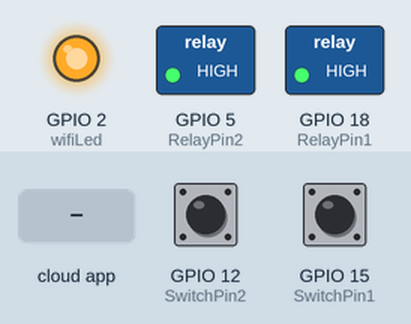
This sketch was run on a simulated ESP32. Parts: switched loads named in the sketch (green lamp = pin HIGH), output pins drawn as LEDs (lit = HIGH). The test bench sets the inputs (shaded band); at power-on: GPIO 12 (SwitchPin2) HIGH, GPIO 15 (SwitchPin1) HIGH. WiFi joins after 1.5 s; servers stay silent unless stated; what the sketch prints to the serial monitor is not drawn.

Above: at 2.7 s.
2.8 s: the phone or cloud app sets 65aa4535ccc93539a1272000 to 1
At 3.2 s:
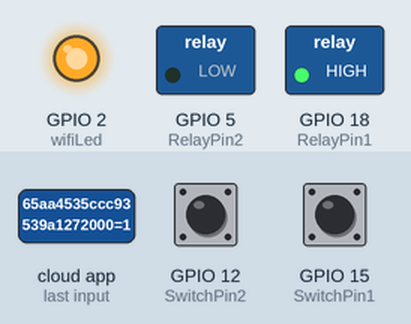
4.3 s: the phone or cloud app sets 66604fde5d818a66fab4c757 to 1
At 5.5 s:
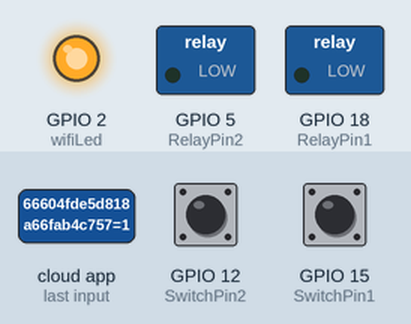
5.8 s: the phone or cloud app sets 65aa4535ccc93539a1272000 to 0
At 6.7 s:
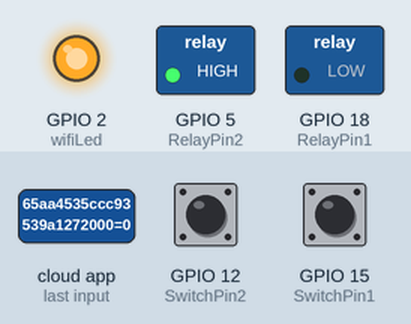
7.3 s: the phone or cloud app sets 66604fde5d818a66fab4c757 to 0
At 7.8 s:
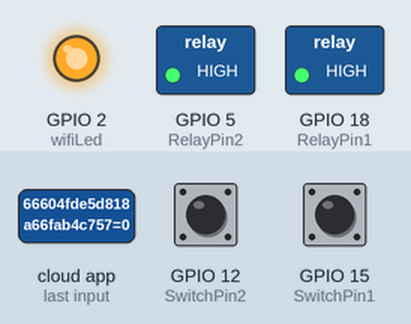
8.8 s: GPIO 12 (SwitchPin2) pulled LOW for 3.2 s
At 10.2 s:
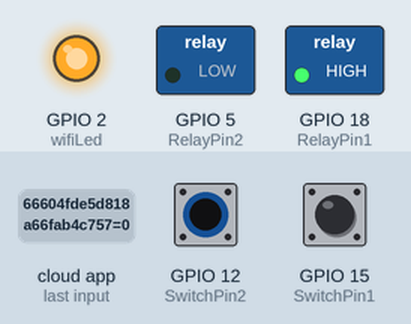
13.5 s: GPIO 15 (SwitchPin1) pulled LOW for 3.2 s
At 14.9 s:
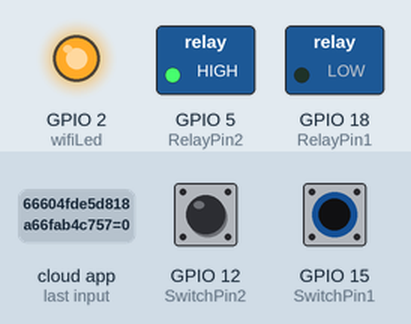
Timing chart, 0 to 18.2 s (numbered marks = the images above; inputs shaded):
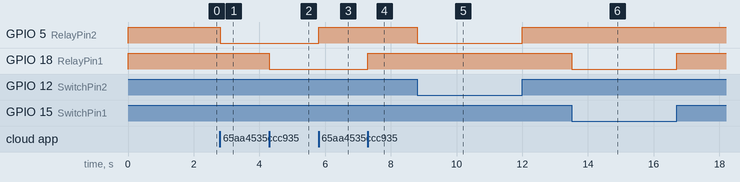

The sketch:

IoT_based_Virtual_Assistant_Based_Home_Automation.ino
```cpp
#ifdef ENABLE_DEBUG
       #define DEBUG_ESP_PORT Serial
       #define NODEBUG_WEBSOCKETS
       #define NDEBUG
#endif

#include <Arduino.h>
#include <WiFi.h>
#include "SinricPro.h"
#include "SinricProSwitch.h"

#include <map>

#define WIFI_SSID         "Gojju"
#define WIFI_PASS         "123456789"
#define APP_KEY           "94e3a387-08b4-40de-aaa5-377351dfecc8"      // Should look like "de0bxxxx-1x3x-4x3x-ax2x-5dabxxxxxxxx"
#define APP_SECRET        "b4806d08-2f66-483f-814d-081d08d66ed0-2e341a5d-e18c-4d63-a671-9540d1011e46"   // Should look like "5f36xxxx-x3x7-4x3x-xexe-e86724a9xxxx-4c4axxxx-3x3x-x5xe-x9x3-333d65xxxxxx"

//Enter the device IDs here
#define device_ID_1   "66604fde5d818a66fab4c757"
#define device_ID_2   "65aa4535ccc93539a1272000"

// define the GPIO connected with Relays and switches
#define RelayPin1 18  //D23
#define RelayPin2 5  //D22

#define SwitchPin1 15  //D13
#define SwitchPin2 12  //D12

#define wifiLed   2   //D2

// comment the following line if you use a toggle switches instead of tactile buttons
//#define TACTILE_BUTTON 1

#define BAUD_RATE   9600

#define DEBOUNCE_TIME 250

typedef struct {      // struct for the std::map below
  int relayPIN;
  int flipSwitchPIN;
} deviceConfig_t;


// this is the main configuration
// please put in your deviceId, the PIN for Relay and PIN for flipSwitch
// this can be up to N devices...depending on how much pin's available on your device ;)
// right now we have 4 devicesIds going to 4 relays and 4 flip switches to switch the relay manually
std::map<String, deviceConfig_t> devices = {
    //{deviceId, {relayPIN,  flipSwitchPIN}}
    {device_ID_1, {  RelayPin1, SwitchPin1 }},
    {device_ID_2, {  RelayPin2, SwitchPin2 }}
};

typedef struct {      // struct for the std::map below
  String deviceId;
  bool lastFlipSwitchState;
  unsigned long lastFlipSwitchChange;
} flipSwitchConfig_t;

std::map<int, flipSwitchConfig_t> flipSwitches;    // this map is used to map flipSwitch PINs to deviceId and handling debounce and last flipSwitch state checks
                                                  // it will be setup in "setupFlipSwitches" function, using informations from devices map

void setupRelays() {
  for (auto &device : devices) {           // for each device (relay, flipSwitch combination)
    int relayPIN = device.second.relayPIN; // get the relay pin
    pinMode(relayPIN, OUTPUT);             // set relay pin to OUTPUT
    digitalWrite(relayPIN, HIGH);
  }
}

void setupFlipSwitches() {
  for (auto &device : devices)  {                     // for each device (relay / flipSwitch combination)
    flipSwitchConfig_t flipSwitchConfig;              // create a new flipSwitch configuration

    flipSwitchConfig.deviceId = device.first;         // set the deviceId
    flipSwitchConfig.lastFlipSwitchChange = 0;        // set debounce time
    flipSwitchConfig.lastFlipSwitchState = true;     // set lastFlipSwitchState to false (LOW)--

    int flipSwitchPIN = device.second.flipSwitchPIN;  // get the flipSwitchPIN

    flipSwitches[flipSwitchPIN] = flipSwitchConfig;   // save the flipSwitch config to flipSwitches map
    pinMode(flipSwitchPIN, INPUT_PULLUP);                   // set the flipSwitch pin to INPUT
  }
}

bool onPowerState(String deviceId, bool &state)
{
  Serial.printf("%s: %s\r\n", deviceId.c_str(), state ? "on" : "off");
  int relayPIN = devices[deviceId].relayPIN; // get the relay pin for corresponding device
  digitalWrite(relayPIN, !state);             // set the new relay state
  return true;
}

void handleFlipSwitches() {
  unsigned long actualMillis = millis();                                          // get actual millis
  for (auto &flipSwitch : flipSwitches) {                                         // for each flipSwitch in flipSwitches map
    unsigned long lastFlipSwitchChange = flipSwitch.second.lastFlipSwitchChange;  // get the timestamp when flipSwitch was pressed last time (used to debounce / limit events)

    if (actualMillis - lastFlipSwitchChange > DEBOUNCE_TIME) {                    // if time is > debounce time...

      int flipSwitchPIN = flipSwitch.first;                                       // get the flipSwitch pin from configuration
      bool lastFlipSwitchState = flipSwitch.second.lastFlipSwitchState;           // get the lastFlipSwitchState
      bool flipSwitchState = digitalRead(flipSwitchPIN);                          // read the current flipSwitch state
      if (flipSwitchState != lastFlipSwitchState) {                               // if the flipSwitchState has changed...
#ifdef TACTILE_BUTTON
        if (flipSwitchState) {                                                    // if the tactile button is pressed
#endif
          flipSwitch.second.lastFlipSwitchChange = actualMillis;                  // update lastFlipSwitchChange time
          String deviceId = flipSwitch.second.deviceId;                           // get the deviceId from config
          int relayPIN = devices[deviceId].relayPIN;                              // get the relayPIN from config
          bool newRelayState = !digitalRead(relayPIN);                            // set the new relay State
          digitalWrite(relayPIN, newRelayState);                                  // set the trelay to the new state

          SinricProSwitch &mySwitch = SinricPro[deviceId];                        // get Switch device from SinricPro
          mySwitch.sendPowerStateEvent(!newRelayState);                            // send the event
#ifdef TACTILE_BUTTON
        }
#endif
        flipSwitch.second.lastFlipSwitchState = flipSwitchState;                  // update lastFlipSwitchState
      }
    }
  }
}

void setupWiFi()
{
  Serial.printf("\r\n[Wifi]: Connecting");
  WiFi.begin(WIFI_SSID, WIFI_PASS);

  while (WiFi.status() != WL_CONNECTED)
  {
    Serial.printf(".");
    delay(250);
  }
  digitalWrite(wifiLed, HIGH);
  Serial.printf("connected!\r\n[WiFi]: IP-Address is %s\r\n", WiFi.localIP().toString().c_str());
}

void setupSinricPro()
{
  for (auto &device : devices)
  {
    const char *deviceId = device.first.c_str();
    SinricProSwitch &mySwitch = SinricPro[deviceId];
    mySwitch.onPowerState(onPowerState);
  }

  SinricPro.begin(APP_KEY, APP_SECRET);
  SinricPro.restoreDeviceStates(true);
}

void setup()
{
  Serial.begin(BAUD_RATE);

  pinMode(wifiLed, OUTPUT);
  digitalWrite(wifiLed, LOW);

  setupRelays();
  setupFlipSwitches();
  setupWiFi();
  setupSinricPro();
}

void loop()
{
  SinricPro.handle();
  handleFlipSwitches();
}
```

Measured:
- after the input at 2.8 s, GPIO 5 (RelayPin2): HIGH → LOW at once
- after the input at 4.3 s, GPIO 18 (RelayPin1): HIGH → LOW at once
- after the input at 5.8 s, GPIO 5 (RelayPin2): LOW → HIGH at once
- after the input at 7.3 s, GPIO 18 (RelayPin1): LOW → HIGH at once
- after the input at 8.8 s, GPIO 5 (RelayPin2): HIGH → LOW at once, → HIGH 3.2 s later
- after the input at 13.5 s, GPIO 18 (RelayPin1): HIGH → LOW at once, → HIGH 3.2 s later
